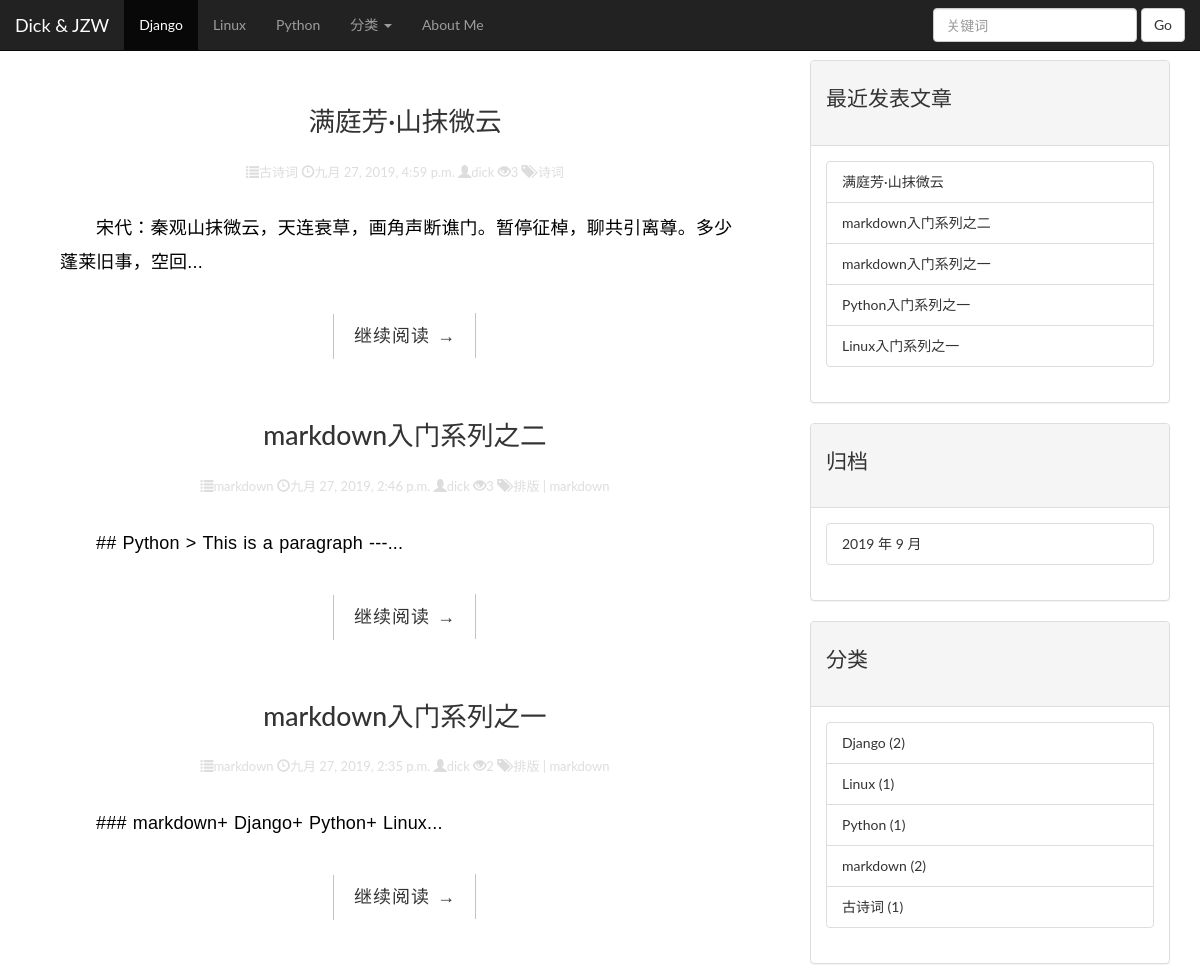
/blog/ (upper part), run on an earlier commit of the app's database.
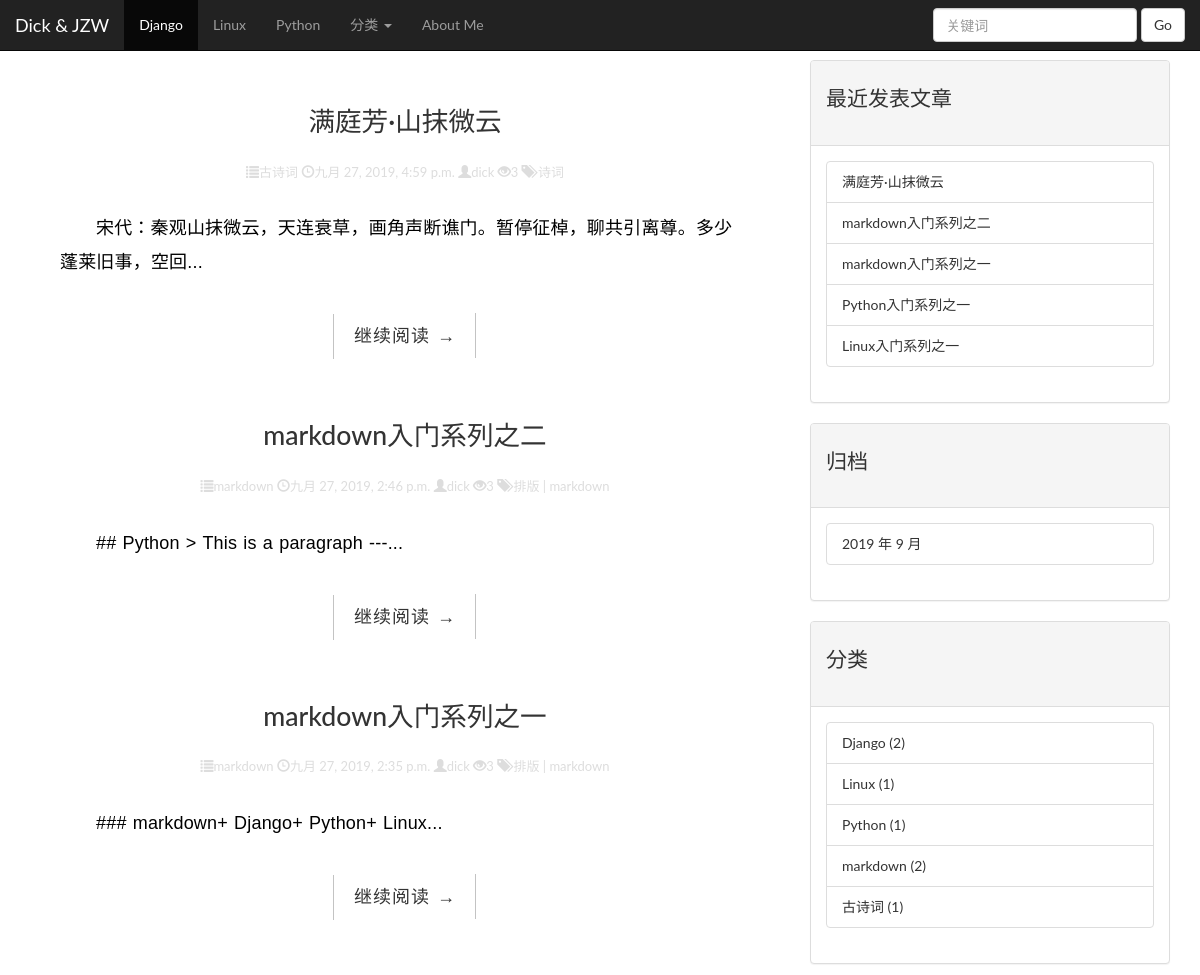
And on a later commit of the database.
### blog/models.py (models this page shows, shortened)
class Blog(models.Model):
    CHOICES = (
        ('p', 'published'),
        ('d', 'draft'),
    )
    title = models.CharField(max_length= 100)
    body = models.TextField()
    created_time = models.DateTimeField(auto_now_add= True)
    updated_time = models.DateTimeField(auto_now = True)
    category = models.ForeignKey(Category, on_delete= models.CASCADE)
    tags = models.ManyToManyField(Tag)
    excerpt = models.CharField(max_length= 200, blank= True)
    author = models.ForeignKey(User, on_delete= models.CASCADE)
    status = models.CharField(max_length= 1, choices= CHOICES)
    views = models.PositiveIntegerField(default= 0)
    class Meta:
        ordering = ('-created_time',)
    def get_absolute_url(self):
        return reverse('blog:detail', kwargs= {'pk': self.pk})

class Category(models.Model):
    name = models.CharField(max_length= 100)
    def __str__(self):
        return self.name

### blog/views.py (the view)
# urls.py: path('', views.index, name= 'index'),
def index(request):
    post_list = Blog.objects.filter(status='p')
    return render(request, 'blog/index.html', locals())

### blog/templatetags/blog_tags.py (called while the page is built)
@register.simple_tag
def get_the_most_category():
    return Category.objects.filter(Q(name__icontains= 'Django') | Q(name__icontains= 'Linux') | Q(name__icontains= 'Python'))

@register.simple_tag
def get_categories():
    return Category.objects.all()

@register.simple_tag
def get_recent_posts(num = 5):
    return Blog.objects.all()[:num]

@register.simple_tag
def archives():
    return Blog.objects.dates('created_time', 'month', order= 'DESC')

@register.simple_tag
def get_tags():
    return Tag.objects.all()

### templates/blog/index.html (shortened to what this page needs)
{% extends 'base.html' %}
{% load staticfiles %}
{% block main %}
    {% for post in post_list %}
                    <article class="post post-1">
                        <header class="entry-header">
                            <h1 class="entry-title">
                                <a href="{{ post.get_absolute_url }}">{{ post.title }}</a>
                            </h1>
                            <div class="entry-meta">
                                <span class="glyphicon glyphicon-list"></span>{{ post.category }}
                                <span class="glyphicon glyphicon-time"></span>{{ post.created_time }}
                                <span class="glyphicon glyphicon-user"></span>{{ post.author }}
                                <span class="glyphicon glyphicon-eye-open"></span>{{ post.views }}
                                <span class="glyphicon glyphicon-tags"></span>
                                {% for tag in post.tags.all %}
                                    {{ tag.name }}
                                    {% if not forloop.last %}
                                        |
                                    {% endif %}
                                {% endfor %}
                            </div>
                        </header>
                        <div class="entry-content clearfix">
                            <p class="body">{{ post.excerpt }}...</p>
                            <div class="read-more cl-effect-14">
                                <a href="{{ post.get_absolute_url }}" class="more-link">继续阅读 <span class="meta-nav">→</span></a>
                            </div>
                        </div>
                    </article>
                {% endfor %}
{% endblock %}

### templates/base.html (shortened to what the changed rows need)
{% load staticfiles %}
{% load blog_tags %}
<!DOCTYPE html>
<html>
<head>
    <link rel="stylesheet" href="{% static 'css/bootstrap.min.css' %}">
    <link rel="stylesheet" href="{% static 'css/pace.css' %}">
    <link rel="stylesheet" href="{% static 'css/custom.css' %}">
    <link rel="stylesheet" href="{% static 'css/highlights/github.css' %}">
    <link rel="stylesheet" href="{% static 'css/blog.css' %}">
</head>
<body>
          {% get_the_most_category as the_most %}
            {% get_categories as cate %}
<div class="container" style="margin-top: 60px;">
        <div class="row">
            <main class="col-md-8">
                {% block main %}
                {% endblock %}
            </main>
            <aside class="col-md-4">
                <div class="panel panel-default">
                    <div class="panel-body">
                        {% get_recent_posts as recent_post_list %}
                    <ul class="list-group">
                        {% for post in recent_post_list %}
                            <li class="list-group-item">
                                <a href="{{ post.get_absolute_url }}">{{ post.title }}</a>
                            </li>
                        {% endfor %}
                    </ul>
                    </div>
                </div>
                        {% archives as date_list %}
                        {% get_categories as category_list %}
                        {% get_tags as tags %}
            </aside>
        </div>
    </div>
</body>
</html>

What changed in the data, as far as the page shows it:
changed Blog "markdown入门系列之一": views "2" → "3"
